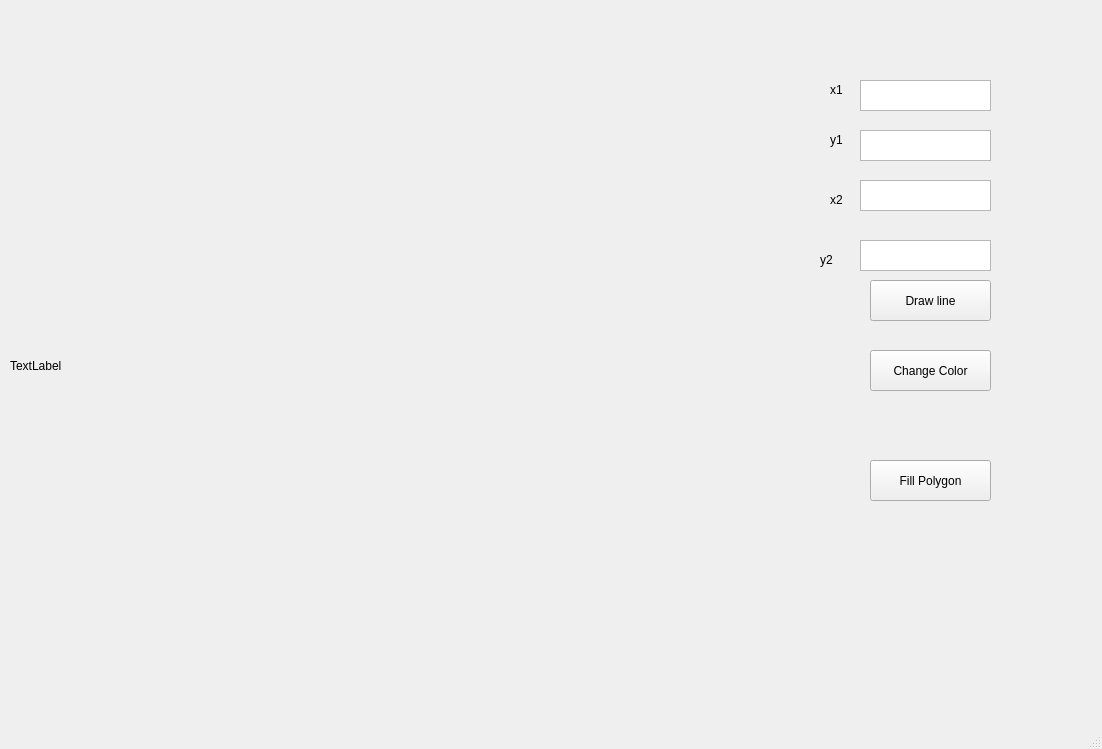
<?xml version="1.0" encoding="UTF-8"?>
<ui version="4.0">
 <class>MainWindow</class>
 <widget class="QMainWindow" name="MainWindow">
  <property name="geometry">
   <rect>
    <x>0</x>
    <y>0</y>
    <width>1102</width>
    <height>749</height>
   </rect>
  </property>
  <property name="windowTitle">
   <string>MainWindow</string>
  </property>
  <widget class="QWidget" name="centralwidget">
   <widget class="QLabel" name="label">
    <property name="geometry">
     <rect>
      <x>10</x>
      <y>10</y>
      <width>731</width>
      <height>711</height>
     </rect>
    </property>
    <property name="text">
     <string>TextLabel</string>
    </property>
   </widget>
   <widget class="QLabel" name="label_2">
    <property name="geometry">
     <rect>
      <x>830</x>
      <y>80</y>
      <width>31</width>
      <height>20</height>
     </rect>
    </property>
    <property name="text">
     <string>x1</string>
    </property>
   </widget>
   <widget class="QLabel" name="label_3">
    <property name="geometry">
     <rect>
      <x>830</x>
      <y>130</y>
      <width>31</width>
      <height>20</height>
     </rect>
    </property>
    <property name="text">
     <string>y1</string>
    </property>
   </widget>
   <widget class="QLabel" name="label_4">
    <property name="geometry">
     <rect>
      <x>830</x>
      <y>190</y>
      <width>31</width>
      <height>20</height>
     </rect>
    </property>
    <property name="text">
     <string>x2</string>
    </property>
   </widget>
   <widget class="QLabel" name="label_5">
    <property name="geometry">
     <rect>
      <x>820</x>
      <y>250</y>
      <width>31</width>
      <height>20</height>
     </rect>
    </property>
    <property name="text">
     <string>y2</string>
    </property>
   </widget>
   <widget class="QTextEdit" name="x1">
    <property name="geometry">
     <rect>
      <x>860</x>
      <y>80</y>
      <width>131</width>
      <height>31</height>
     </rect>
    </property>
   </widget>
   <widget class="QTextEdit" name="y1">
    <property name="geometry">
     <rect>
      <x>860</x>
      <y>130</y>
      <width>131</width>
      <height>31</height>
     </rect>
    </property>
   </widget>
   <widget class="QTextEdit" name="x2">
    <property name="geometry">
     <rect>
      <x>860</x>
      <y>180</y>
      <width>131</width>
      <height>31</height>
     </rect>
    </property>
   </widget>
   <widget class="QTextEdit" name="y2">
    <property name="geometry">
     <rect>
      <x>860</x>
      <y>240</y>
      <width>131</width>
      <height>31</height>
     </rect>
    </property>
   </widget>
   <widget class="QPushButton" name="pushButton">
    <property name="geometry">
     <rect>
      <x>870</x>
      <y>280</y>
      <width>121</width>
      <height>41</height>
     </rect>
    </property>
    <property name="text">
     <string>Draw line</string>
    </property>
   </widget>
   <widget class="QPushButton" name="pushButton_2">
    <property name="geometry">
     <rect>
      <x>870</x>
      <y>350</y>
      <width>121</width>
      <height>41</height>
     </rect>
    </property>
    <property name="text">
     <string>Change Color</string>
    </property>
   </widget>
   <widget class="QPushButton" name="pushButton_3">
    <property name="geometry">
     <rect>
      <x>870</x>
      <y>460</y>
      <width>121</width>
      <height>41</height>
     </rect>
    </property>
    <property name="text">
     <string>Fill Polygon</string>
    </property>
   </widget>
  </widget>
  <widget class="QMenuBar" name="menubar">
   <property name="geometry">
    <rect>
     <x>0</x>
     <y>0</y>
     <width>1102</width>
     <height>25</height>
    </rect>
   </property>
  </widget>
  <widget class="QStatusBar" name="statusbar"/>
 </widget>
 <resources/>
 <connections/>
</ui>
